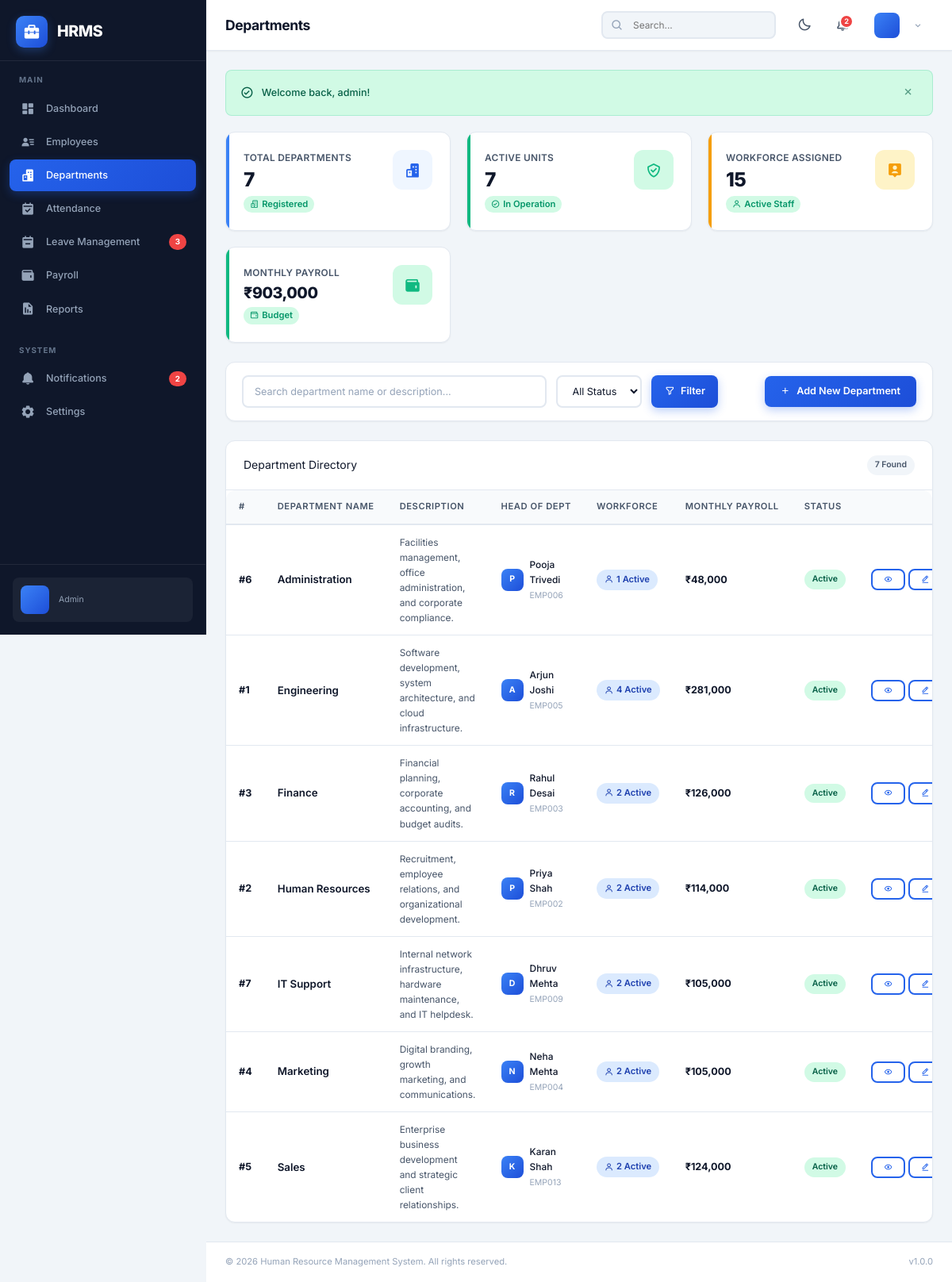
The app's page /admin/departments.php (signed in) with its own data.
### tables this page shows
CREATE TABLE `employees` (
  `id` int(11) NOT NULL AUTO_INCREMENT,
  `user_id` int(11) NOT NULL,
  `employee_id` varchar(20) NOT NULL,
  `first_name` varchar(50) NOT NULL,
  `last_name` varchar(50) NOT NULL,
  `email` varchar(100) NOT NULL,
  `phone` varchar(20) DEFAULT NULL,
  `date_of_birth` date DEFAULT NULL,
  `gender` enum('male','female','other') DEFAULT NULL,
  `address` text DEFAULT NULL,
  `city` varchar(50) DEFAULT NULL,
  `state` varchar(50) DEFAULT NULL,
  `zip_code` varchar(10) DEFAULT NULL,
  `department_id` int(11) DEFAULT NULL,
  `designation` varchar(100) DEFAULT NULL,
  `date_of_joining` date NOT NULL,
  `employment_type` enum('full-time','part-time','contract','intern') NOT NULL DEFAULT 'full-time',
  `salary` decimal(12,2) NOT NULL DEFAULT 0.00,
  `bank_name` varchar(100) DEFAULT NULL,
  `bank_account` varchar(50) DEFAULT NULL,
  `ifsc_code` varchar(20) DEFAULT NULL,
  `pan_number` varchar(20) DEFAULT NULL,
  `emergency_contact_name` varchar(100) DEFAULT NULL,
  `emergency_contact_phone` varchar(20) DEFAULT NULL,
  `status` enum('active','inactive','terminated') NOT NULL DEFAULT 'active',
  `created_at` timestamp NOT NULL DEFAULT current_timestamp(),
  `updated_at` timestamp NOT NULL DEFAULT current_timestamp() ON UPDATE current_timestamp(),
  PRIMARY KEY (`id`),
  UNIQUE KEY `uk_employee_id` (`employee_id`),
  UNIQUE KEY `uk_user_id` (`user_id`),
  KEY `idx_department` (`department_id`),
  CONSTRAINT `fk_employee_department` FOREIGN KEY (`department_id`) REFERENCES `departments` (`id`) ON DELETE SET NULL,
  CONSTRAINT `fk_employee_user` FOREIGN KEY (`user_id`) REFERENCES `users` (`id`) ON DELETE CASCADE
);

CREATE TABLE `departments` (
  `id` int(11) NOT NULL AUTO_INCREMENT,
  `name` varchar(100) NOT NULL,
  `description` text DEFAULT NULL,
  `head_id` int(11) DEFAULT NULL,
  `status` enum('active','inactive') NOT NULL DEFAULT 'active',
  `created_at` timestamp NOT NULL DEFAULT current_timestamp(),
  `updated_at` timestamp NOT NULL DEFAULT current_timestamp() ON UPDATE current_timestamp(),
  PRIMARY KEY (`id`),
  UNIQUE KEY `uk_department_name` (`name`)
);

### includes/auth.php (called while the page is built, shortened)
<?php
function sanitize(string $input): string {
    return htmlspecialchars(trim($input), ENT_QUOTES, 'UTF-8');
}

### admin/departments.php (the view, shortened to what this page needs)
<?php
require_once __DIR__ . '/../includes/auth.php';
$pdo = getDBConnection();
$search = trim($_GET['search'] ?? '');
$query = "SELECT d.*,
                 CONCAT(e.first_name, ' ', e.last_name) AS head_name,
                 e.employee_id AS head_code,
                 e.email AS head_email,
                 COUNT(emp.id) AS employee_count,
                 COALESCE(SUM(emp.salary), 0) AS total_monthly_salary
          FROM departments d
          LEFT JOIN employees e ON d.head_id = e.id
          LEFT JOIN employees emp ON d.id = emp.department_id AND emp.status = 'active'
          WHERE 1=1";
$params = [];
$query .= " GROUP BY d.id, d.name, d.description, d.head_id, d.status, d.created_at, d.updated_at, head_name, head_code, head_email
            ORDER BY d.name ASC";
$stmt = $pdo->prepare($query);
$stmt->execute($params);
$departments = $stmt->fetchAll();
$totalDepts = count($departments);
$activeDepts = 0;
$totalAssignedEmployees = 0;
$totalWorkforceBudget = 0;
foreach ($departments as $d) {
    if ($d['status'] === 'active') $activeDepts++;
    $totalAssignedEmployees += (int)$d['employee_count'];
    $totalWorkforceBudget += (float)$d['total_monthly_salary'];
}
include __DIR__ . '/../includes/header.php';
?>
<div class="stats-grid" style="margin-bottom: 24px;">
    <div class="stat-card blue">
        <div class="stat-info">
            <h4>Total Departments</h4>
            <div class="stat-number"><?= $totalDepts ?></div>
            <div class="stat-change up"><i class='bx bx-buildings'></i> Registered</div>
        </div>
        <div class="stat-icon blue"><i class='bx bxs-buildings'></i></div>
    </div>
    <div class="stat-card green">
        <div class="stat-info">
            <h4>Active Units</h4>
            <div class="stat-number"><?= $activeDepts ?></div>
            <div class="stat-change up"><i class='bx bx-check-circle'></i> In Operation</div>
        </div>
        <div class="stat-icon green"><i class='bx bx-check-shield'></i></div>
    </div>
    <div class="stat-card orange">
        <div class="stat-info">
            <h4>Workforce Assigned</h4>
            <div class="stat-number"><?= $totalAssignedEmployees ?></div>
            <div class="stat-change up"><i class='bx bx-user'></i> Active Staff</div>
        </div>
        <div class="stat-icon orange"><i class='bx bxs-user-pin'></i></div>
    </div>
    <div class="stat-card green">
        <div class="stat-info">
            <h4>Monthly Payroll</h4>
            <div class="stat-number" style="font-size: 1.4rem;">₹<?= number_format($totalWorkforceBudget, 0) ?></div>
            <div class="stat-change up"><i class='bx bx-wallet'></i> Budget</div>
        </div>
        <div class="stat-icon green"><i class='bx bxs-wallet'></i></div>
    </div>
</div>
<div class="card" style="margin-bottom: 24px;">
    <div class="card-body" style="padding: 16px 20px;">
        <div style="display: flex; flex-wrap: wrap; gap: 16px; justify-content: space-between; align-items: center;">
            <form method="GET" action="" style="display: flex; gap: 12px; flex: 1; min-width: 280px; max-width: 600px;">
                <input type="text" name="search" class="form-control" placeholder="Search department name or description..." value="<?= sanitize($search) ?>">
                <select name="status" class="form-control" style="width: 140px;">
                    <option value="">All Status</option>
                </select>
                <button type="submit" class="btn btn-primary" style="padding: 0 16px;">
                    <i class='bx bx-filter-alt'></i> Filter
                </button>
            </form>
            <button type="button" class="btn btn-primary" onclick="openModal('addDeptModal')">
                <i class='bx bx-plus'></i> Add New Department
            </button>
        </div>
    </div>
</div>
<div class="card">
    <div class="card-header">
        <div class="card-title">Department Directory</div>
        <span class="badge badge-secondary"><?= count($departments) ?> Found</span>
    </div>
    <div class="table-container">
        <table class="data-table">
            <thead>
                <tr>
                    <th style="width: 60px;">#</th>
                    <th>Department Name</th>
                    <th>Description</th>
                    <th>Head of Dept</th>
                    <th>Workforce</th>
                    <th>Monthly Payroll</th>
                    <th>Status</th>
                    <th style="text-align: right;">Actions</th>
                </tr>
            </thead>
            <tbody>
                <?php if (empty($departments)): ?>
                <tr>
                    <td colspan="8" style="text-align: center; padding: 40px; color: var(--text-muted);">
                        <i class='bx bx-folder-open' style="font-size: 3rem; margin-bottom: 8px; display: block;"></i>
                        No departments found matching your criteria.
                    </td>
                </tr>
                <?php else: ?>
                    <?php foreach ($departments as $idx => $d): ?>
                    <tr>
                        <td><strong>#<?= $d['id'] ?></strong></td>
                        <td>
                            <div style="font-weight: 600; color: var(--text-primary); font-size: 0.95rem;">
                                <?= sanitize($d['name']) ?>
                            </div>
                        </td>
                        <td style="max-width: 280px; color: var(--text-secondary); font-size: 0.85rem;">
                            <?= !empty($d['description']) ? sanitize($d['description']) : '<span style="color:var(--text-muted);font-style:italic;">No description provided</span>' ?>
                        </td>
                        <td>
                            <?php if (!empty($d['head_name'])): ?>
                            <div style="display: flex; align-items: center; gap: 8px;">
                                <div class="user-avatar-sm" style="width: 28px; height: 28px; font-size: 0.75rem;">
                                    <?= strtoupper(substr($d['head_name'], 0, 1)) ?>
                                </div>
                                <div>
                                    <div style="font-weight: 500; font-size: 0.85rem;"><?= sanitize($d['head_name']) ?></div>
                                    <small style="color: var(--text-muted);"><?= sanitize($d['head_code']) ?></small>
                                </div>
                            </div>
                            <?php else: ?>
                            <span style="color: var(--text-muted); font-size: 0.85rem;">Not Assigned</span>
                            <?php endif; ?>
                        </td>
                        <td>
                            <a href="<?= APP_URL ?>/admin/employees.php?department_id=<?= $d['id'] ?>" class="badge badge-info" style="font-size: 0.8rem; text-decoration: none;" title="Click to view employees in this department">
                                <i class='bx bx-user'></i> <?= $d['employee_count'] ?> Active
                            </a>
                        </td>
                        <td>
                            <strong>₹<?= number_format($d['total_monthly_salary'], 0) ?></strong>
                        </td>
                        <td>
                            <?php if ($d['status'] === 'active'): ?>
                            <span class="badge badge-success">Active</span>
                            <?php else: ?>
                            <span class="badge badge-danger">Inactive</span>
                            <?php endif; ?>
                        </td>
                        <td style="text-align: right; white-space: nowrap;">
                            <button type="button" class="btn btn-outline btn-sm" onclick='viewDepartment(<?= json_encode($d) ?>)' title="View Department Info">
                                <i class='bx bx-show'></i>
                            </button>
                            <button type="button" class="btn btn-outline btn-sm" onclick='editDepartment(<?= json_encode($d) ?>)' title="Edit Department">
                                <i class='bx bx-edit-alt'></i>
                            </button>
                        </td>
                    </tr>
                    <?php endforeach; ?>
                <?php endif; ?>
            </tbody>
        </table>
    </div>
</div>
<?php include __DIR__ . '/../includes/footer.php'; ?>

### records on screen
employees: department "6", department.name "Administration", department.description "Facilities management, office administration, and corporate compliance.", head_name "P", head_name "Pooja Trivedi", employee "EMP006", employee_count "1", total_monthly_salary "48,000"
employees: department "1", department.name "Engineering", department.description "Software development, system architecture, and cloud infrastructure.", head_name "A", head_name "Arjun Joshi", employee "EMP005", employee_count "4", total_monthly_salary "281,000"
employees: department "3", department.name "Finance", department.description "Financial planning, corporate accounting, and budget audits.", head_name "R", head_name "Rahul Desai", employee "EMP003", employee_count "2", total_monthly_salary "126,000"
employees: department "2", department.name "Human Resources", department.description "Recruitment, employee relations, and organizational development.", head_name "P", head_name "Priya Shah", employee "EMP002", employee_count "2", total_monthly_salary "114,000"
employees: department "7", department.name "IT Support", department.description "Internal network infrastructure, hardware maintenance, and IT helpdesk.", head_name "D", head_name "Dhruv Mehta", employee "EMP009", employee_count "2", total_monthly_salary "105,000"
employees: department "4", department.name "Marketing", department.description "Digital branding, growth marketing, and communications.", head_name "N", head_name "Neha Mehta", employee "EMP004", employee_count "2", total_monthly_salary "105,000"
employees: department "5", department.name "Sales", department.description "Enterprise business development and strategic client relationships.", head_name "K", head_name "Karan Shah", employee "EMP013", employee_count "2", total_monthly_salary "124,000"

### other values on screen
APP_NAME "HRMS"
$pendingLeaves "3"
$notificationCount "2"
$currentRole "Admin"
PAGE_TITLE "Departments"
$flash['message'] "Welcome back, admin!"
$totalDepts "7"
$activeDepts "7"
$totalAssignedEmployees "15"
$totalWorkforceBudget "903,000"
count($departments) "7"
APP_FULL_NAME "Human Resource Management System"
APP_VERSION "1.0.0"
